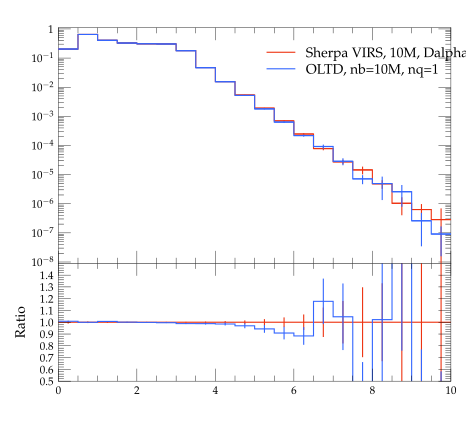

Source code (Python):
#! /usr/bin/env python

# This Python script was auto-generated using YODA v2.0.0.
# Analysis object: /evtb/inc_jbjg_dr
# Timestamp: 16-04-2024 (10:05:22)

import matplotlib as mpl
import matplotlib.pyplot as plt
mpl.use('Agg') # comment out for interactive use
import os
import numpy as np

plotDir = os.path.split(os.path.realpath(__file__))[0]
if 'YODA_USER_PLOT_PATH' in globals():
    plot_outdir = globals()['YODA_USER_PLOT_PATH']
else:
    plot_outdir = plotDir

#plot style
plt.style.use(os.path.join(plotDir, '../default.mplstyle'))
# plot metadata
figW, figH = plt.rcParams['figure.figsize']
ax_xLabel = r''
ax_yLabel = r''
ax_title  = r''
ax_xScale = 'linear'
ax_yScale = 'log'
xLims = (0.0, 10.0)
yLims = (9.000000000000001e-09, 1.1)

# TeX-friendly labels for the legend
labels = [ r"Sherpa VIRS, 10M, Dalpha=0.01", r"OLTD, nb=10M, nq=1" ]

# Create figure and axis objects
fig, (ax, ratio0_ax) = plt.subplots(2, 1, sharex=True,
                  figsize=(figW,figH), gridspec_kw={'height_ratios': (2, 1)})
ratio0_ax.yaxis.set_major_locator(mpl.ticker.MultipleLocator(0.1))
ratio0_ax.set_ylim(0.5, 1.4999)
ratio0_ax.set_ylabel('Ratio')

# LineColor map: curve index -> color
linecolors = {0: '#EE3311', 1: '#3366FF'}
# the numerical data is stored in a separate file
dataf = dict()
prefix = os.path.split(__file__)[0]
if prefix:    prefix = prefix + '/'
exec(open(prefix+'inc_jbjg_dr__data.py').read(), dataf)


legend_handles = [] # keep track of handles for the legend

# style options for curves
# starts at zorder>=5 to draw curve on top of legend
styles = {
  'curve0': {
    'color' : linecolors[0],
    'linestyle' : '-',
    'marker' : 'o',
    'zorder' : 5,
    'histstyle' : True,
  },
  'curve1': {
    'color' : linecolors[1],
    'linestyle' : '-',
    'marker' : 'o',
    'zorder' : 6,
    'histstyle' : True,
  },
}
# curve from input yoda files in main panel
for label in dataf['yvals'].keys():
    if all(np.isnan(v) for v in dataf['yvals'][label]):
        continue
    tmp = None
    if styles[label]['histstyle']: # draw as histogram
        tmp, = ax.plot(dataf['xedges'], dataf['yedges'][label],
                       color=styles[label]['color'],
                       linestyle=styles[label]['linestyle'],
                       drawstyle='steps-pre', solid_joinstyle='miter',
                       zorder=styles[label]['zorder'], label=label)
        ax.errorbar(dataf['xpoints'], dataf['yvals'][label], color=styles[label]['color'],
                    xerr=dataf['xerrs'], yerr=[dataf['ydowns'][label], dataf['yups'][label]],
                    linestyle='none', zorder=styles[label]['zorder'])
    else: # draw as scatter
        tmp = ax.errorbar(dataf['xpoints'], dataf['yvals'][label],
                          xerr=dataf['xerrs'],
                          yerr=[ dataf['ydowns'][label],
                          dataf['yups'][label] ],
                          fmt=styles[label]['marker'],
                          ecolor=styles[label]['color'],
                          color=styles[label]['color'], zorder=2)
        tmp[-1][0].set_linestyle(styles[label]['linestyle'])
    legend_handles += [tmp]
    for varLabel in dataf['variation_yvals'].keys():
        if varLabel.startswith(label):
            tmp, = ax.plot(dataf['xedges'], dataf['variation_yvals'][varLabel],
                           color=styles[label]['color'],
                           linestyle=styles[label]['linestyle'],
                           drawstyle='steps-pre', solid_joinstyle='miter',
                           zorder=styles[label]['zorder'], alpha=0.5)


# plots on ratio panel
# curve from input yoda files in ratio panel
for label, yvals in dataf['ratio0_yvals'].items():
    if all(np.isnan(v) for v in yvals):
        continue
    if styles[label]['histstyle']: # plot as histogram
        ratio0_ax.plot(dataf['xedges'], yvals,
                       color=styles[label]['color'],
                       linestyle=styles[label]['linestyle'],
                       drawstyle='steps-pre', zorder=1,
                       solid_joinstyle='miter')
        ratio0_ax.vlines(dataf['xpoints'],
                         dataf['ratio0_ymin'][label],
                         dataf['ratio0_ymax'][label],
                         color=styles[label]['color'], zorder=1)
    else: # plot as scatter
        tmp = ratio0_ax.errorbar(dataf['xpoints'],
                                 yvals, xerr=dataf['xerrs'],
                                 yerr=dataf['ratio0_yerrs'][label],
                                 fmt=styles[label]['marker'],
                                 ecolor=styles[label]['color'],
                                 color=styles[label]['color'])
        tmp[-1][0].set_linestyle(styles[label]['linestyle'])

    for varlabel in dataf['ratio0_variation_vals'].keys():
        if varlabel.startswith(label):
            ratio0_ax.plot(dataf['xedges'],
                            dataf['ratio0_variation_vals'][varlabel],
                            color=styles[label]['color'],
                            linestyle=styles[label]['linestyle'],
                            drawstyle='steps-pre', solid_joinstyle='miter',
                            zorder=1, alpha=0.5)

legend_pos = (0.5, 0.97)
ax.legend(legend_handles, labels, loc='upper left', bbox_to_anchor=legend_pos)

# set plot metadata as defined above
ratio0_ax.set_xlabel(ax_xLabel)
ratio0_ax.xaxis.set_label_coords(1., -.15)
ax.set_ylabel(ax_yLabel, loc='top')
ax.set_title(ax_title, loc='left')
ax.set_xscale(ax_xScale)
ax.set_yscale(ax_yScale)
ax.set_xlim(xLims)
ax.set_ylim(yLims)

# tick formatting
plt.rcParams['xtick.top'] = True
plt.rcParams['ytick.right'] = True
ax.yaxis.set_major_locator(mpl.ticker.LogLocator(base=10.0, numticks=np.inf))
ax.yaxis.set_minor_locator(mpl.ticker.LogLocator(
                           base=10.0, subs=np.arange(0.1, 1, 0.1), numticks=np.inf))
fig.align_ylabels((ax, ratio0_ax))
plt.savefig(os.path.join(plot_outdir, 'inc_jbjg_dr.pdf'), format='PDF')
plt.savefig(os.path.join(plot_outdir, 'inc_jbjg_dr.png'), format='PNG')

plt.close(fig)
